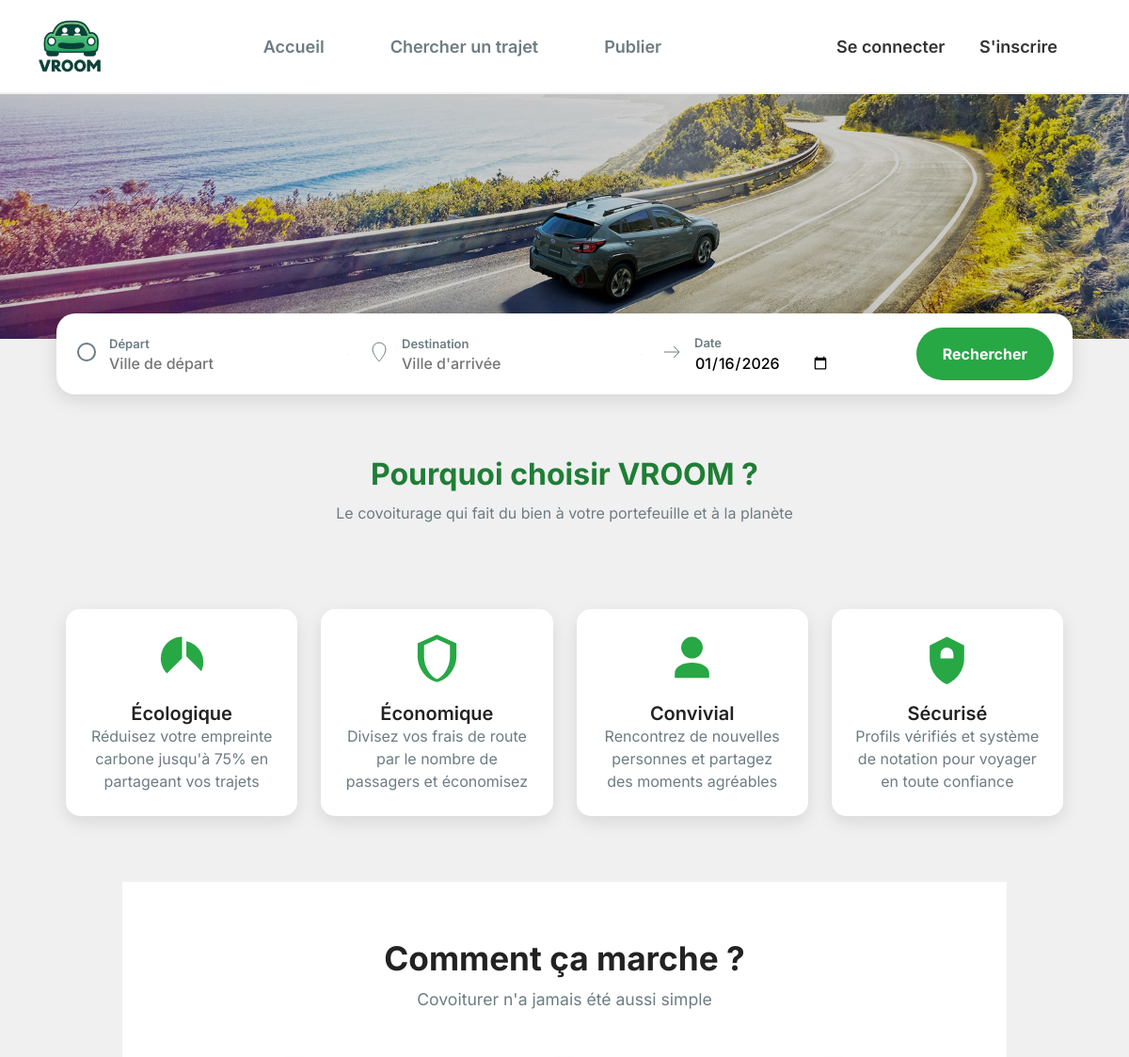
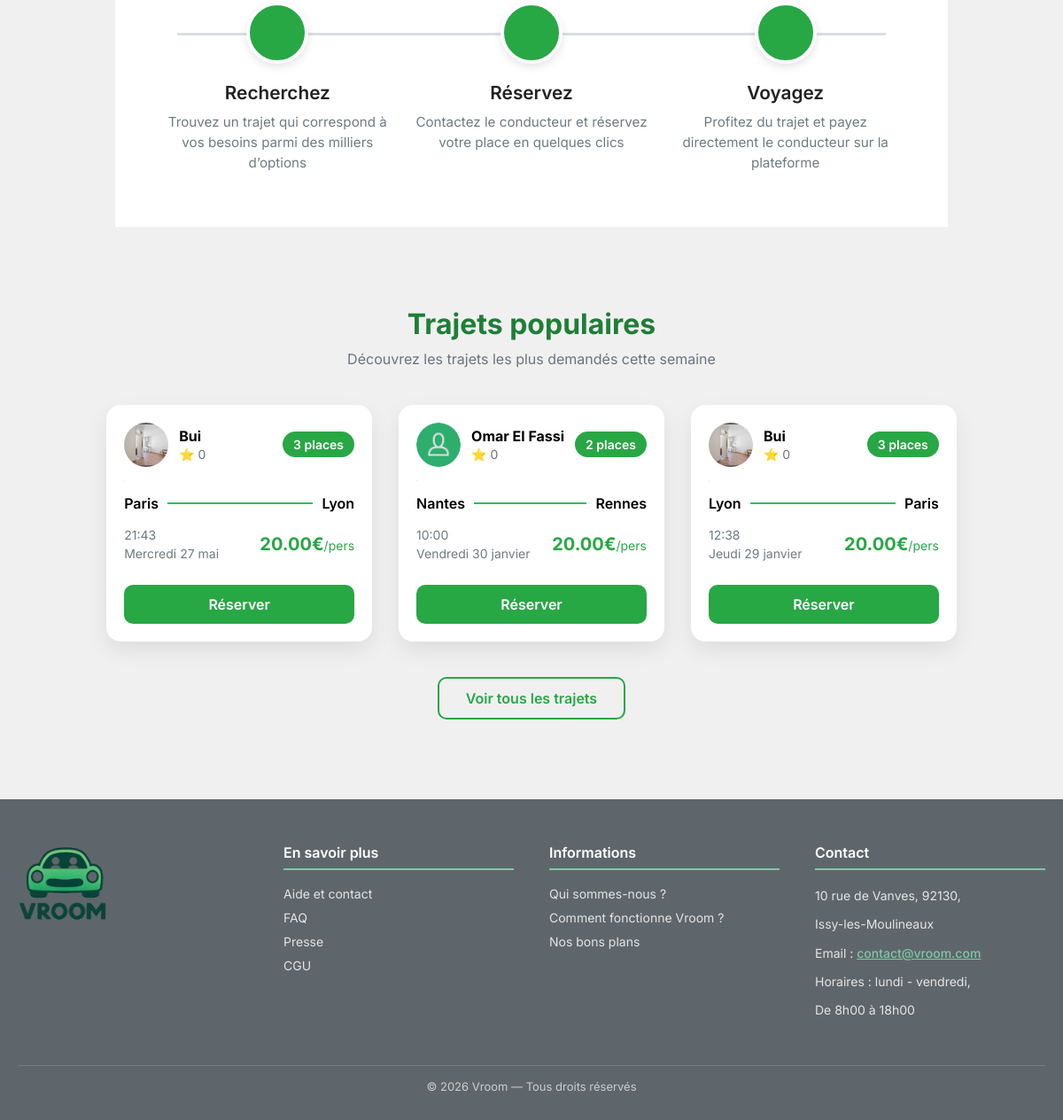
The page / on the database its author committed (2 pictures, top to bottom).
### tables this page shows
CREATE TABLE `annonces` (
  `id` bigint(20) UNSIGNED NOT NULL,
  `id_conducteur` bigint(20) UNSIGNED NOT NULL,
  `date_depart` date NOT NULL,
  `heure_depart` time NOT NULL,
  `datetime_depart` datetime NOT NULL,
  `prix_par_personne` decimal(10,2) NOT NULL,
  `places_disponibles` int(11) NOT NULL,
  `description` text NOT NULL,
  `commentaires` text DEFAULT NULL,
  `id_ville_depart` bigint(20) UNSIGNED NOT NULL,
  `adresse_depart` varchar(255) NOT NULL,
  `id_ville_arrivee` bigint(20) UNSIGNED NOT NULL,
  `adresse_arrivee` varchar(255) NOT NULL,
  `statut` enum('active','complete','annulee','expiree') NOT NULL DEFAULT 'active',
  `date_creation` timestamp NOT NULL DEFAULT current_timestamp(),
  `heure_arrivee` time DEFAULT NULL,
  `date_arrivee` date DEFAULT NULL,
  `id_vehicule` bigint(20) UNSIGNED DEFAULT NULL
);

CREATE TABLE `documents_utilisateur` (
  `id` bigint(20) UNSIGNED NOT NULL,
  `id_utilisateur` bigint(20) UNSIGNED NOT NULL,
  `type_document` enum('piece_identite','permis','carte_grise','assurance','justificatif_domicile','avatar') NOT NULL,
  `nom_fichier` varchar(255) NOT NULL,
  `chemin_fichier` varchar(255) NOT NULL,
  `mime_type` varchar(100) NOT NULL,
  `taille_fichier` int(11) NOT NULL,
  `statut` enum('en_attente','valide','refuse') DEFAULT 'en_attente',
  `date_expiration` date DEFAULT NULL,
  `date_creation` timestamp NOT NULL DEFAULT current_timestamp()
);

CREATE TABLE `utilisateurs` (
  `id` bigint(20) UNSIGNED NOT NULL,
  `nom` varchar(255) NOT NULL,
  `prenom` varchar(255) NOT NULL,
  `email` varchar(255) DEFAULT NULL,
  `telephone` varchar(20) DEFAULT NULL,
  `avatar` varchar(255) DEFAULT NULL,
  `biographie` text DEFAULT NULL,
  `mot_de_passe` varchar(255) NOT NULL,
  `token_notification` varchar(255) DEFAULT NULL,
  `premiere_connexion` tinyint(1) NOT NULL DEFAULT 1,
  `try_token` int(11) NOT NULL DEFAULT 0,
  `remember_token` varchar(100) DEFAULT NULL,
  `date_creation` timestamp NOT NULL DEFAULT current_timestamp(),
  `date_mise_a_jour` timestamp NOT NULL DEFAULT current_timestamp() ON UPDATE current_timestamp(),
  `note` float DEFAULT 0,
  `photo_profil` varchar(255) DEFAULT NULL
);

CREATE TABLE `ville` (
  `id` bigint(20) UNSIGNED NOT NULL,
  `nom` varchar(255) NOT NULL,
  `latitude` decimal(10,6) NOT NULL,
  `longitude` decimal(10,6) NOT NULL
);

### Controleur/c_accueil.php (called while the page is built, shortened)
<?php
require_once __DIR__ . '/../Modele/annonces.php';
class c_accueil {
    public function afficher(): void {
        $annonces = Annonces::recherche_trajets();
        require __DIR__ . '/../Vue/head.php';
        require __DIR__ . '/../Vue/header.php';
        require __DIR__ . '/../Vue/pages/v_accueil.php';
        require __DIR__ . '/../Vue/footer.php';
    }
}

### Modele/annonces.php (called while the page is built, shortened)
<?php
class Annonces {
    public static function recherche_trajets(array $filters = [], string $sort = 'date_desc'): array {
        $trajets = [];
        $db = dbConnect();
        $sql = "SELECT id
                FROM annonces
                WHERE statut = :statut";
        $params = [
            ':statut' => 'active'
        ];
        switch ($sort) {
            case 'date_desc':
            default:
                $sql .= " ORDER BY date_depart DESC";
                break;
        }
        $stmt = $db->prepare($sql);
        $stmt->execute($params);
        while ($row = $stmt->fetch(PDO::FETCH_ASSOC)) {
            $trajets[] = [
                "id" => (int) $row["id"],
            ];
        }
        return $trajets;
    }
    public static function detail_trajet(int $id): ?array{
        $db = dbConnect();
        $sql = "
        SELECT
            a.id,
            a.date_depart,
            DATE_FORMAT(a.heure_depart, '%H:%i') AS heure_depart,
            a.prix_par_personne,
            a.places_disponibles,
            a.description,
            a.adresse_depart,
            a.adresse_arrivee,
            u.nom AS conducteur_nom,
            u.note AS conducteur_note,
            u.avatar,
            v.marque,
            v.modele,
            vd.nom AS ville_depart,
            va.nom AS ville_arrivee,
            d.chemin_fichier AS chemin_avatar
        FROM annonces a
        JOIN utilisateurs u ON a.id_conducteur = u.id
        LEFT JOIN documents_utilisateur d
            ON a.id_conducteur = d.id_utilisateur
            AND d.type_document = 'avatar'
        JOIN vehicules v ON a.id_vehicule = v.id
        JOIN ville vd ON a.id_ville_depart = vd.id
        JOIN ville va ON a.id_ville_arrivee = va.id
        WHERE a.id = :id
        ";
        $stmt = $db->prepare($sql);
        $stmt->execute(['id' => $id]);
        $annonce = $stmt->fetch(PDO::FETCH_ASSOC);
        return $annonce ?: null;
    }
}
?>

### Ressources/PHP/date_en_fr.php (called while the page is built, shortened)
<?php
function formatDateFr(string $date): string
{
    if (class_exists('IntlDateFormatter')) {
        $formatter = new IntlDateFormatter(
            'fr_FR',
            IntlDateFormatter::FULL,
            IntlDateFormatter::NONE,
            'Europe/Paris',
            IntlDateFormatter::GREGORIAN,
            'EEEE d MMMM'
        );
        return ucfirst($formatter->format(strtotime($date)));
    }
    $jours = [
        'Sunday' => 'Dimanche',
        'Monday' => 'Lundi',
        'Tuesday' => 'Mardi',
        'Wednesday' => 'Mercredi',
        'Thursday' => 'Jeudi',
        'Friday' => 'Vendredi',
        'Saturday' => 'Samedi'
    ];
    $mois = [
        'January' => 'janvier',
        'February' => 'février',
        'March' => 'mars',
        'April' => 'avril',
        'May' => 'mai',
        'June' => 'juin',
        'July' => 'juillet',
        'August' => 'août',
        'September' => 'septembre',
        'October' => 'octobre',
        'November' => 'novembre',
        'December' => 'décembre'
    ];
    $dateObj = new DateTime($date);
    return $jours[$dateObj->format('l')]
        . ' '
        . $dateObj->format('d')
        . ' '
        . $mois[$dateObj->format('F')];
}
?>

### Vue/pages/v_accueil.php (the view, shortened to what this page needs)
<body>
<div class="hero">
    <img src="Ressources/Image/img_kv_pc.jpg" alt="Voiture" class="hero-img">
    <section class="search-container">
        <form class="search-box" action="index.php" method="GET">
            <div class="search-field">
                <div class="icon">
                    <svg viewBox="0 0 24 24">
                        <circle cx="12" cy="12" r="9" stroke-width="2" fill="none"/>
                    </svg>
                </div>
                <div class="field-content">
                    <label>Départ</label>
                    <input type="text" name="ville_depart" placeholder="Ville de départ" >
                </div>
            </div>
            <div class="search-field">
                <div class="icon">
                    <svg viewBox="0 0 24 24">
                        <path d="M12 2a7 7 0 0 0-7 7c0 5.25 7 13 7 13s7-7.75 7-13a7 7 0 0 0-7-7z"/>
                    </svg>
                </div>
                <div class="field-content">
                    <label>Destination</label>
                    <input type="text" name="ville_arrivee" placeholder="Ville d'arrivée" >
                </div>
            </div>
            <div class="search-field">
                <div class="icon">
                    <svg viewBox="0 0 24 24">
                        <path d="M4 12h16m-6-6l6 6-6 6"/>
                    </svg>
                </div>
                <div class="field-content">
                    <label>Date</label>
                    <input type="date"
                        name="date_depart"
                        min="<?= date('Y-m-d') ?>"
                        value="<?= date('Y-m-d') ?>">
                </div>
            </div>
            <button class="search-btn" type="submit" >Rechercher</button>
        </form>
    </section>
</div>
<div class="texte-intro">
    <h2>Pourquoi choisir VROOM ?</h2>
    <p>Le covoiturage qui fait du bien à votre portefeuille et à la planète</p>
</div>
<section class="avantages">
    <div class="avantages-item">
        <svg class="avantage-icon" viewBox="0 0 24 24">
            <path d="M12 2a10 10 0 0 0-7 17l7-7V2zm2 2v7l7 7A10 10 0 0 0 14 4z"/>
        </svg>
        <h3>Écologique</h3>
        <p>Réduisez votre empreinte carbone jusqu'à 75% en partageant vos trajets</p>
    </div>
    <div class="avantages-item">
        <svg class="avantage-icon" viewBox="0 0 24 24">
            <path d="M12 1L3 5v6c0 5.55 3.84 10.74 9 12 5.16-1.26 9-6.45 9-12V5l-9-4zm0 2.18l6 2.67v5.4c0 4.73-3 9.23-6 10.34-3-1.11-6-5.61-6-10.34v-5.4l6-2.67z"/>
        </svg>
        <h3>Économique</h3>
        <p>Divisez vos frais de route par le nombre de passagers et économisez</p>
    </div>
    <div class="avantages-item">
        <svg class="avantage-icon" viewBox="0 0 24 24">
            <path d="M12 12a5 5 0 1 0-5-5 5 5 0 0 0 5 5zm-8 9v-2c0-3.31 4.03-5 8-5s8 1.69 8 5v2"/>
        </svg>
        <h3>Convivial</h3>
        <p>Rencontrez de nouvelles personnes et partagez des moments agréables</p>
    </div>
    <div class="avantages-item">
        <svg class="avantage-icon" viewBox="0 0 24 24">
            <path d="M12 2l8 4v6c0 7-5.33 11-8 12-2.67-1-8-5-8-12V6l8-4zm0 5a3 3 0 0 0-3 3v2h6V10a3 3 0 0 0-3-3z"/>
        </svg>
        <h3>Sécurisé</h3>
        <p>Profils vérifiés et système de notation pour voyager en toute confiance</p>
    </div>
</section>
<section class="how-it-works">
    <h2>Comment ça marche ?</h2>
    <p>Covoiturer n'a jamais été aussi simple</p>
    <div class="steps">
        <div class="step">
            <div class="step-icon"></div>
            <h3>Recherchez</h3>
            <p>Trouvez un trajet qui correspond à vos besoins parmi des milliers d’options</p>
        </div>
        <div class="step">
            <div class="step-icon"></div>
            <h3>Réservez</h3>
            <p>Contactez le conducteur et réservez votre place en quelques clics</p>
        </div>
        <div class="step">
            <div class="step-icon"></div>
            <h3>Voyagez</h3>
            <p>Profitez du trajet et payez directement le conducteur sur la plateforme</p>
        </div>
    </div>
</section>
<section class="popular-rides">
    <h2>Trajets populaires</h2>
    <p class="subtitle">Découvrez les trajets les plus demandés cette semaine</p>
    <div class="rides-list">
        <?php if (!empty($annonces)):
            $count = 0;
            foreach ($annonces as $annonce):
                if ($count >= 3) break;
                $trajet = Annonces::detail_trajet((int)$annonce['id']);
                if (!$trajet) continue;
                $count++;
        ?>
        <div class="ride-card">
            <div class="ride-header">
                <div class="avatar">
                    <?php if (!empty($trajet["chemin_avatar"])): ?>
                        <img src="<?= htmlspecialchars($trajet["chemin_avatar"]) ?>" alt="Avatar">
                    <?php else: ?>
                        <img src="Ressources/Image/person_icon.png" alt="Avatar par défaut">
                    <?php endif; ?>
                </div>
                <div class="driver-info">
                    <h4><?= htmlspecialchars($trajet["conducteur_nom"] ?? 'Nom') ?></h4>
                    <span class="rating">⭐ <?= htmlspecialchars($trajet["conducteur_note"] ?? 0) ?></span>
                </div>
                <span class="places">
                    <?= htmlspecialchars($trajet["places_disponibles"] ?? 0) ?> places
                </span>
            </div>
            <div class="ride-route">
                <span><?= htmlspecialchars($trajet["ville_depart"] ?? '') ?></span>
                <div class="route-line"></div>
                <span><?= htmlspecialchars($trajet["ville_arrivee"] ?? '') ?></span>
            </div>
            <div class="ride-footer">
                <div class="date">
                    <p><?= htmlspecialchars($trajet["heure_depart"] ?? '') ?> </p>
                    <p><?= htmlspecialchars(formatDateFr($trajet["date_depart"] ?? '')) ?> </p>
                </div>
                <div class="price">
                    <?= htmlspecialchars($trajet["prix_par_personne"] ?? 0) ?>€<span>/pers</span>
                </div>
            </div>
            <button class="ride-btn"
                onclick="window.location.href='index.php?page=detail_trajet&id=<?= htmlspecialchars($trajet['id']) ?>'">
                Réserver
            </button>
        </div>
        <?php endforeach; else: ?>
            <p>Aucun trajet trouvé</p>
        <?php endif; ?>
    </div>
    <button class="all-rides-btn"
        onclick="window.location.href='index.php?page=recherche_trajet'">
        Voir tous les trajets
    </button>
</section>
</body>

### Ressources/CSS/commun.css (style rules this page uses)
:root { --couleurVerte: #28a745; --couleurVerteFonce: #1f7e36; --texteGris: #6d7c82; --titreNoir: #222; --fondClair: #ffffff; --ombre: rgba(0,0,0,0.10); --ombreHover: rgba(0,0,0,0.18); }
* { font-family: 'Inter', sans-serif; box-sizing: border-box; padding: 0; margin: 0; }
body { background-color: #f0f0f0; align-items: center; justify-content: center; display: flex; flex-direction: column; gap : 30px; }

### Ressources/Css/header.css (style rules this page uses)
:root { --couleurVerte: #28a745; --couleurVerteFonce: #1f7e36; --texteGris: #6d7c82; --titreNoir: #222; --fondClair: #ffffff; --ombre: rgba(0,0,0,0.10); --ombreHover: rgba(0,0,0,0.18); }
* { margin: 0; padding: 0; box-sizing: border-box; }

### rows shown on the page
annonces: documents_utilisateur.chemin_fichier (picture), utilisateurs.nom "Bui", utilisateurs.note "0", places_disponibles "3", ville.nom "Paris", ville.nom "Lyon", heure_depart "21:43", date_depart "Mercredi 27 mai", prix_par_personne "20.00"
annonces: utilisateurs.nom "Omar El Fassi", utilisateurs.note "0", places_disponibles "2", ville.nom "Nantes", ville.nom "Rennes", heure_depart "10:00", date_depart "Vendredi 30 janvier", prix_par_personne "20.00"
annonces: documents_utilisateur.chemin_fichier (picture), utilisateurs.nom "Bui", utilisateurs.note "0", places_disponibles "3", ville.nom "Lyon", ville.nom "Paris", heure_depart "12:38", date_depart "Jeudi 29 janvier", prix_par_personne "20.00"
